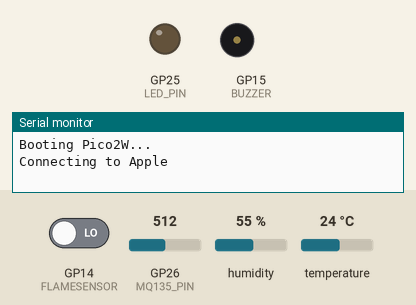
Recording of a sketch running on a simulated Raspberry Pi Pico W. Parts: output pins drawn as LEDs (lit = HIGH), buzzer (waves = sounding, pin HIGH), the last lines printed to the serial monitor. The test bench sets the inputs (shaded band); at power-on: GP14 (FLAMESENSOR) LOW, GP26 (MQ135_PIN) = 512, humidity 55 %, temperature 24 °C (analog values on the 0–1023 scale). WiFi joins after 1.5 s; servers stay silent unless stated; random numbers use the default seed unless the sketch sets one; no MQTT or app messages arrive unless stated.

Above: at 0.1 s.
At 2.7 s:
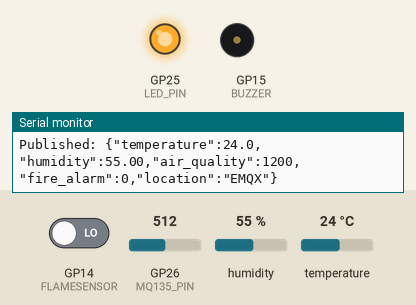
2.8 s: GP14 (FLAMESENSOR) driven HIGH
At 4.0 s:
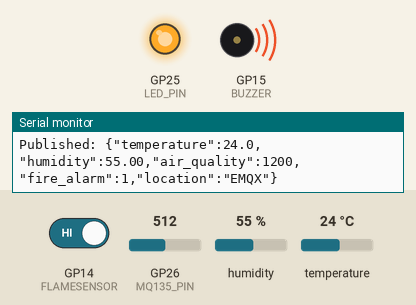
Timing chart, 0 to 5.8 s (numbered marks = the images above; inputs shaded):
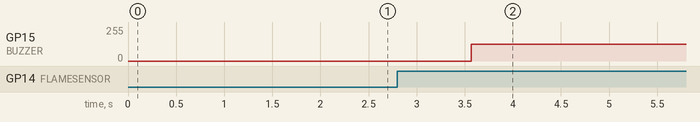

The sketch:

fw.ino
```cpp
#include <DHT.h>
#include <WiFi.h>
#include <PubSubClient.h>

// WiFi credentials
const char* ssid = "Apple";
const char* password = "123456789";

// MQTT Broker
const char* mqtt_server = "broker.emqx.io";
const int mqtt_port = 1883;
const char* mqtt_topic = "node-01-for-test";

// DHT Sensor config
#define FLAMESENSOR 14
#define BUZZER 15
#define DHTPIN 16
#define DHTTYPE DHT22
#define MQ135_PIN 26
#define LED_PIN 25  // Built-in LED on Pico W

// Wiring guide for Raspberry Pi Pico 2W:
// - DHT22 data -> GP16
// - Flame sensor digital out -> GP14
// - Buzzer signal -> GP15
// - MQ135 analog out -> GP26 / ADC0
// - MQ135 VCC -> external 5V module supply if required by your board
// - MQ135 GND -> Pico GND
//
// Important:
// Pico 2W ADC pins are 3.3V only. If your MQ135 module analog output can go above 3.3V,
// add a voltage divider or use a 3.3V-safe analog output stage before connecting to GP26.

DHT dht(DHTPIN, DHTTYPE);
bool fireDetected;

WiFiClient espClient;
PubSubClient client(espClient);

float readAirQualityPpm() {
  // Read MQ135 analog output on GP26 / ADC0.
  // This is a simple approximate mapping for demo/dashboard use.
  // For real deployment, calibrate MQ135 in clean air and use Rs/Ro formulas.
  int raw = analogRead(MQ135_PIN);
  return map(raw, 0, 4095, 400, 2000);
}

void setup_wifi() {
  delay(10);
  Serial.println();
  Serial.print("Connecting to ");
  Serial.println(ssid);

  WiFi.begin(ssid, password);

  while (WiFi.status() != WL_CONNECTED) {
    delay(500);
    Serial.print(".");
    digitalWrite(LED_PIN, !digitalRead(LED_PIN)); // blink LED
  }

  Serial.println("");
  Serial.println("WiFi connected");
  Serial.print("IP address: ");
  Serial.println(WiFi.localIP());
  digitalWrite(LED_PIN, HIGH); // solid on
}

void reconnect() {
  while (!client.connected()) {
    Serial.print("Attempting MQTT connection...");
    String clientId = "Pico2W-" + String(random(0xffff), HEX);
    if (client.connect(clientId.c_str())) {
      Serial.println("connected");
      client.publish("status", "Pico2W online");
    } else {
      Serial.print("failed, rc=");
      Serial.print(client.state());
      Serial.println(" try again in 5 seconds");
      delay(5000);
    }
  }
}

void setup() {
  pinMode(FLAMESENSOR, INPUT);
  pinMode(BUZZER, OUTPUT);
  pinMode(LED_PIN, OUTPUT);
  digitalWrite(LED_PIN, LOW);
  analogReadResolution(12);

  dht.begin();

  Serial.begin(9600);
  while(!Serial) { ; }
  Serial.println("Booting Pico2W...");

  setup_wifi();
  client.setServer(mqtt_server, mqtt_port);
}

void loop() {
  if (!client.connected()) {
    reconnect();
  }
  client.loop();

  int flame = digitalRead(FLAMESENSOR);
  fireDetected = (flame == HIGH);

  if (fireDetected) {
    analogWrite(BUZZER, 124);
  } else {
    analogWrite(BUZZER, 0);
  }

  float tempC = dht.readTemperature();
  float humidity = dht.readHumidity();
  float airQuality = readAirQualityPpm();

  if (!isnan(tempC) && !isnan(humidity)) {
    String payload = "{";
    payload += "\"temperature\":" + String(tempC, 1) + ",";
    payload += "\"humidity\":" + String(humidity) + ",";
    payload += "\"air_quality\":" + String(airQuality, 0) + ",";
    payload += "\"fire_alarm\":" + String(fireDetected ? 1 : 0) + ",";
    payload += "\"location\":\"EMQX\"";
    payload += "}";

    if (client.publish(mqtt_topic, payload.c_str())) {
      Serial.println("Published: " + payload);
      digitalWrite(LED_PIN, HIGH);
    } else {
      Serial.println("Publish failed");
    }
  } else {
    Serial.println("Invalid sensor readings");
  }

  delay(2000);
}
```

Measured:
- after the input at 2.8 s, GP15 (BUZZER): 0/255 → 124/255 after 0.77 s
